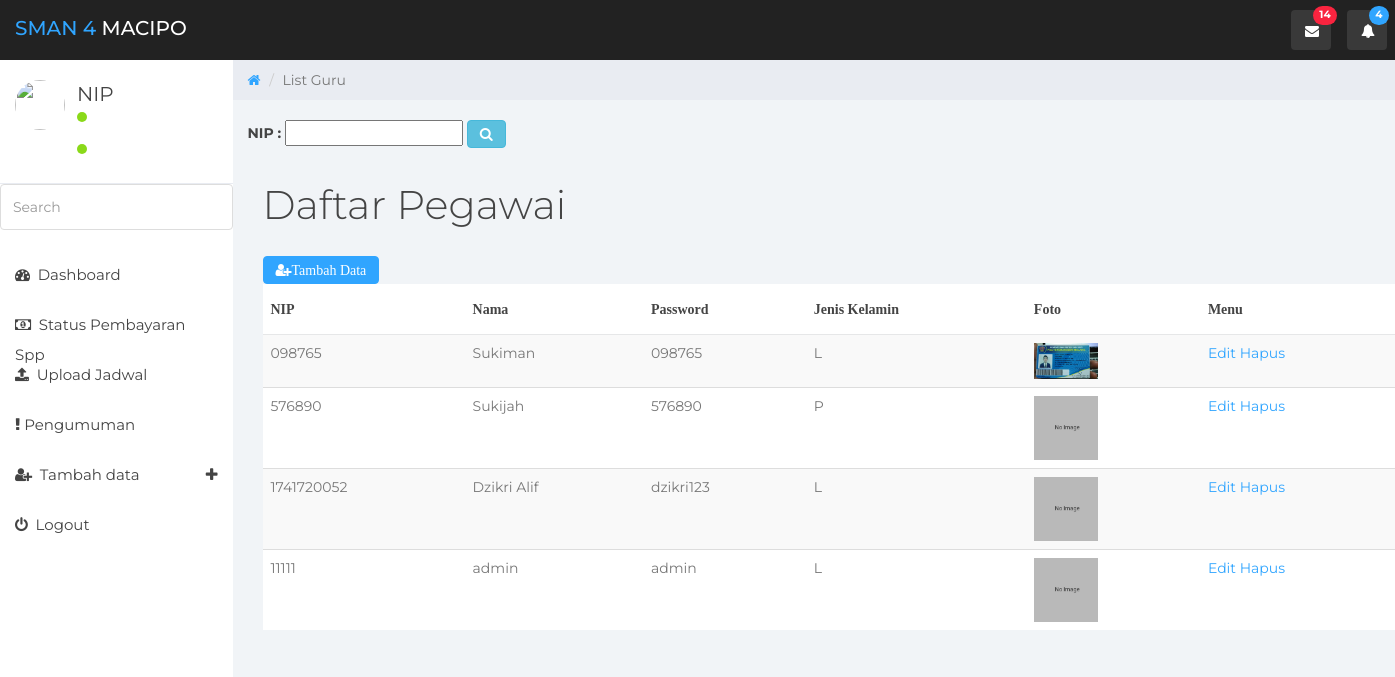
Screenshot of /index.php/c_pegawai with the database file from the repository.
### tables this page shows
CREATE TABLE `pegawai` (
  `id` int(11) NOT NULL,
  `nip` varchar(50) NOT NULL,
  `nama` varchar(50) NOT NULL,
  `password` varchar(50) NOT NULL,
  `gender` enum('L','P') NOT NULL,
  `status_user` int(11) DEFAULT NULL,
  `foto` varchar(255) NOT NULL
);

### application/controllers/C_pegawai.php (called while the page is built, shortened)
<?php
class C_pegawai extends CI_Controller
{
    public function __construct()
    {
        $this->load->model("Pegawai_model");
        $this->load->library('form_validation');
    }
    public function index()
    {
        $data["pegawai"] = $this->Pegawai_model->getAll();
        $this->load->view("template_admin/header");
        $this->load->view("admin/listpegawai", $data);
        $this->load->view("template_admin/sidebar");
        $this->load->view("template_admin/footer");
    }
}

### index.php (called while the page is built, shortened)
<?php
require_once BASEPATH.'core/CodeIgniter.php';

### application/models/Pegawai_model.php (called while the page is built, shortened)
<?php defined('BASEPATH') OR exit('No direct script access allowed') ;
class Pegawai_model extends CI_Model {
	private $_table = "pegawai" ;
	public function getAll() {
		return $this->db->get($this->_table)->result() ;
	}
}

### application/views/admin/listpegawai.php (the view)
<div class="col-sm-8 col-sm-offset-3 col-lg-10 col-lg-offset-2 main">
		<div class="row">
			<ol class="breadcrumb">
				<li><a href="#">
					<em class="fa fa-home"></em>
				</a></li>
				<li class="active">List Guru</li>
			</ol><br>
			<div class="col-lg-10">
            <form role="search">
			<div class="form-group" method="get" action="">
	        <label> NIP :</label>
			<input type="text" name="nip"/>
	            <button class="btn btn-info fa fa-search" type="submit" name="cari" value="cari Guru" ></button>
            </div>
			</div>
		</div>
		<div class= container>
        <div class="row">
			<div class="col-lg-12">
				<h1 class="page-header">Daftar Pegawai</h1>
	        <div class="panel-button-tab-left">
            <button class="btn btn-primary fa fa-user-plus" >Tambah Data</button>
			</div>
				<table class="table table-striped">
				<thead>
					<tr>
						<th><font face ="Calibri">NIP</font></th>
						<th><font face ="Calibri">Nama</font></th>
						<th><font face ="Calibri">Password</font></th>
						<th><font face ="Calibri">Jenis Kelamin</font></th>
						<th><font face ="Calibri">Foto</font></th>
						<th><font face ="Calibri">Menu</font></th>
					</tr>
					<tbody>
							<?php
							foreach($pegawai as $admin) :
							?>
					<tr>
						<td><p><?= $admin->nip?></p></td>
						<td><p><?= $admin->nama?></p></td>
						<td><p><?= $admin->password?></p></td>
						<td><p><?= $admin->gender?></p></td>
						<td>
							<img src="<?php echo base_url('foto/pegawai/'.$admin->foto) ?>" width="64" />
							</td>
						<td>
					 	<?php echo anchor('C_pegawai/edit/'.$admin->id,'Edit'); ?>
						<?php echo anchor('C_pegawai/delete/'.$admin->id,'Hapus'); ?>
					 </td>
					</tr>
							<?php endforeach; ?>
					</tbody>
				</thead>
				</table>
			</div>
		</div>
		</div>
</div>

### assets_admin/css/styles.css (style rules this page uses)
body { background: #f1f4f7; padding-top: 60px; font-size: 14px; color: #444444; font-family: "Montserrat", "Helvetica Neue", Helvetica, Arial, sans-serif; }
p { color: #777; }
a, a:hover, a:focus { color: #30a5ff; }
h1, h2, h3, h4, h5, h6 { color: #444444; }
h1 { font-weight: 300; font-size: 40px; }
.btn-primary, .btn-primary:hover, .btn-primary:focus, .btn-primary:active, .btn-primary.active, .open > .dropdown-toggle.btn-primary, .btn-primary.disabled, .btn-primary[disabled], fieldset[disabled] .btn-primary, .btn-primary.disabled:hover, .btn-primary[disabled]:hover, fieldset[disabled] .btn-primary:hover, .btn-primary.disabled:focus, .btn-primary[disabled]:focus, fieldset[disabled] .btn-primary:focus, .btn-primary.disabled:active, .btn-primary[disabled]:active, fieldset[disabled] .btn-primary:active, .btn-primary.disabled.active, .btn-primary[disabled].active, fieldset[disabled] .btn-primary.active { background-color: #30a5ff; border-color: #30a5ff; }
.panel-button-tab-left { border-top-right-radius: 0; border-bottom-right-radius: 0; }
.breadcrumb { border-radius: 0; padding: 10px 15px 10px 15px; background: #e9ecf2; margin: 0; }
h1.page-header { margin-top: 20px; border-bottom: 0; }
.table { background: #fff; }
.table > thead > tr > th { border-bottom: 1px solid #e6e7e8; vertical-align: middle; height: 50px; }

### rows the page displays
pegawai: nip "098765", nama "Sukiman", password "098765", gender "L", foto (picture), id "Edit", id "Hapus"
pegawai: nip "576890", nama "Sukijah", password "576890", gender "P", foto (placeholder picture), id "Edit", id "Hapus"
pegawai: nip "1741720052", nama "Dzikri Alif", password "dzikri123", gender "L", foto (placeholder picture), id "Edit", id "Hapus"
pegawai: nip "11111", nama "admin", password "admin", gender "L", foto (placeholder picture), id "Edit", id "Hapus"
